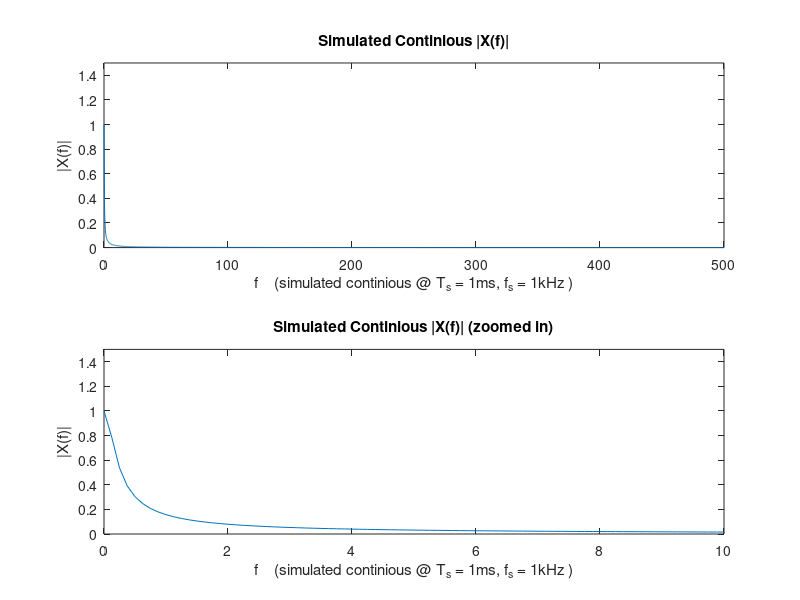
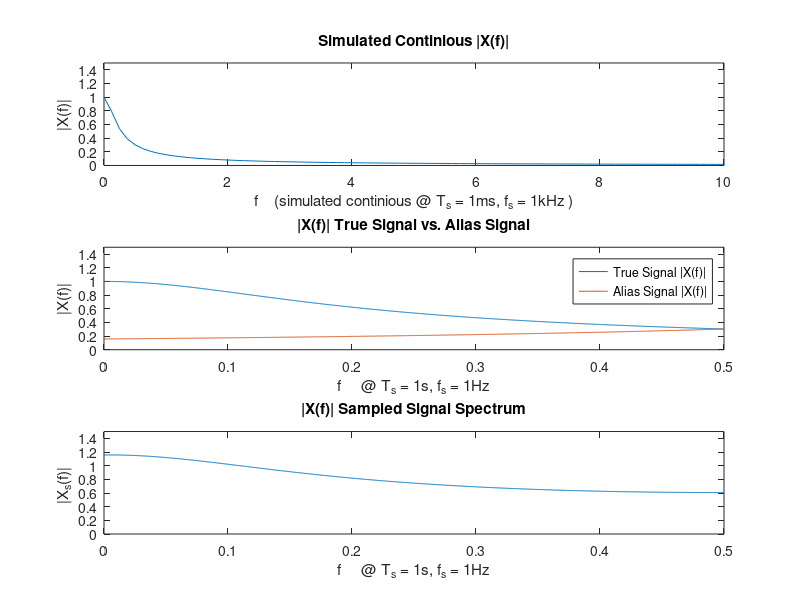
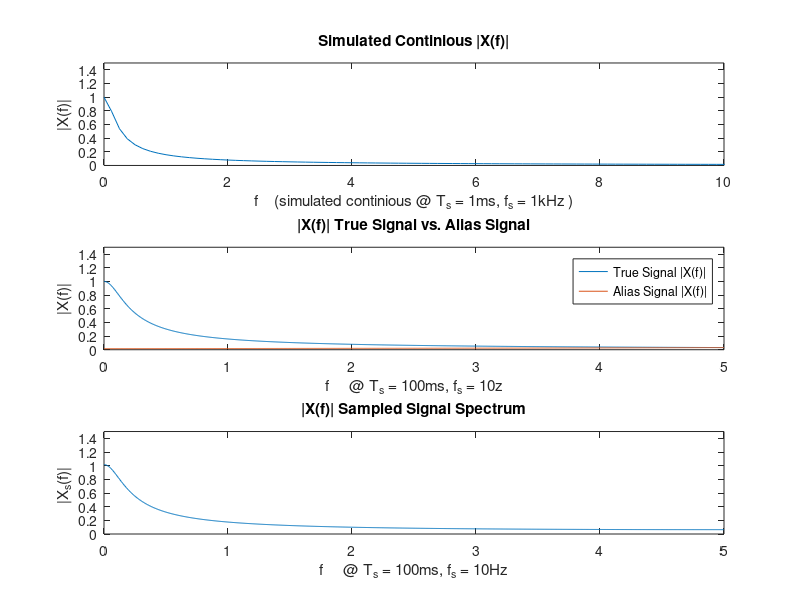
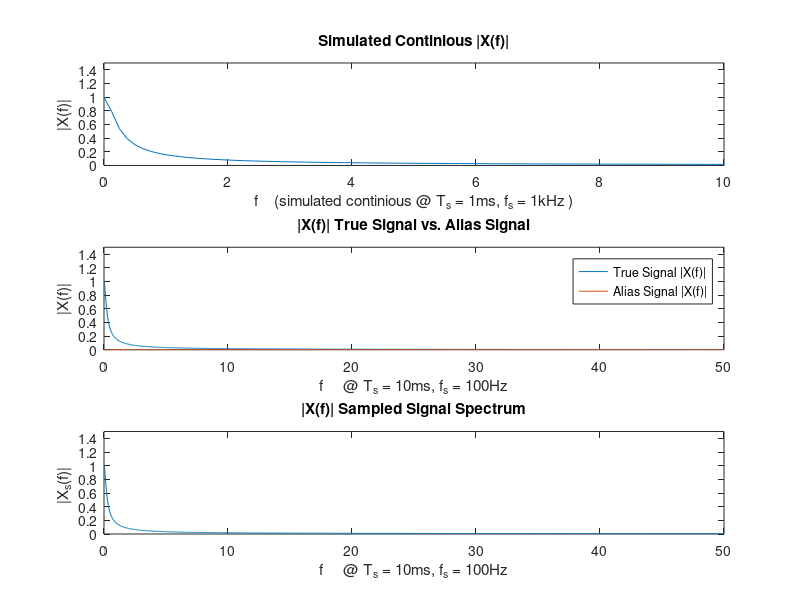

Source code (MATLAB) for these figures, in order:
close all

%% P1 part a

figure(1)

Tc = .001
fs = 1/Tc

samples = 4*1000
a = 0
b = 1/(2*Tc)
fc = a:(b-a)/samples:b
Xfc = 1./sqrt(1 + 4*pi*pi.*fc.^2)
subplot(2, 1, 1)
plot(fc, Xfc)
xlabel("f    (simulated continious @ T_s = 1ms, f_s = 1kHz )")
ylabel("|X(f)|")
xlim([0 1/(2*Tc)])
ylim([0 1.5])
title("Simulated Continious |X(f)|")

subplot(2, 1, 2)
plot(fc, Xfc)
xlabel("f    (simulated continious @ T_s = 1ms, f_s = 1kHz )")
ylabel("|X(f)|")
xlim([0 10])
ylim([0 1.5])
title("Simulated Continious |X(f)| (zoomed in)")


Ts = 1
fs = 1/Ts

samples = 1000
a = 0
b = 1/(2*Ts)
f = a:(b-a)/samples:b

Xf = 1./sqrt(1 + 4*pi*pi.*f.^2)
Xf1 = 1./sqrt(1 + 4*pi*pi.*(f-fs).^2)

figure(2)
subplot(3,1,1)
plot(fc, Xfc)
xlabel("f    (simulated continious @ T_s = 1ms, f_s = 1kHz )")
ylabel("|X(f)|")
xlim([0 10])
ylim([0 1.5])
title("Simulated Continious |X(f)|")


subplot(3,1,2)
plot(f, Xf)
xlim([0 1/(2*Ts)])
ylim([0 1.5])
hold on
plot(f, Xf1)
legend('True Signal |X(f)|', 'Alias Signal |X(f)|')
xlabel("f     @ T_s = 1s, f_s = 1Hz")
ylabel("|X(f)|")
title("|X(f)| True Signal vs. Alias Signal")

subplot(3,1,3)
plot(f, Xf+Xf1)
xlim([0 1/(2*Ts)])
ylim([0 1.5])
xlabel("f     @ T_s = 1s, f_s = 1Hz")
ylabel("|X_s(f)| ")
title("|X(f)| Sampled Signal Spectrum")


figure(3)

Ts = 0.1
fs = 1/Ts

samples = 1000
a = 0
b = 1/(2*Ts)
f = a:(b-a)/samples:b


Xf = 1./sqrt(1 + 4*pi*pi.*(f-(0*fs)).^2)
Xf1 = 1./sqrt(1 + 4*pi*pi.*(f-(1*fs)).^2)

subplot(3,1,1)
plot(fc, Xfc)
xlabel("f    (simulated continious @ T_s = 1ms, f_s = 1kHz )")
ylabel("|X(f)|")
xlim([0 10])
ylim([0 1.5])
title("Simulated Continious |X(f)|")

subplot(3,1,2)
plot(f, Xf)
xlim([0 1/(2*Ts)])
ylim([0 1.5])
hold on
plot(f, Xf1)
legend('True Signal |X(f)|', 'Alias Signal |X(f)|')
xlabel("f     @ T_s = 100ms, f_s = 10z")
ylabel("|X(f)|")
title("|X(f)| True Signal vs. Alias Signal")

subplot(3,1,3)
plot(f, Xf+Xf1)
xlim([0 1/(2*Ts)])
ylim([0 1.5])
xlabel("f     @ T_s = 100ms, f_s = 10Hz")
ylabel("|X_s(f)| ")
title("|X(f)| Alias Comparison")
title("|X(f)| Sampled Signal Spectrum")

figure(4)	

Ts = 0.01
fs = 1/Ts

samples = 1000
a = 0
b = 1/(2*Ts)
f = a:(b-a)/samples:b

Xf = 1./sqrt(1 + 4*pi*pi.*(f-(0*fs)).^2)
Xf1 = 1./sqrt(1 + 4*pi*pi.*(f-(1*fs)).^2)

subplot(3,1,1)
plot(fc, Xfc)
xlabel("f    (simulated continious @ T_s = 1ms, f_s = 1kHz )")
ylabel("|X(f)|")
xlim([0 10])
ylim([0 1.5])
title("Simulated Continious |X(f)|")

subplot(3,1,2)
plot(f, Xf)
hold on
plot(f, Xf1)
legend('True Signal |X(f)|', 'Alias Signal |X(f)|')
xlabel("f     @ T_s = 10ms, f_s = 100Hz")
ylabel("|X(f)|")
xlim([0 1/(2*Ts)])
ylim([0 1.5])
title("|X(f)| True Signal vs. Alias Signal")

subplot(3,1,3)
plot(f, Xf+Xf1)
xlim([0 1/(2*Ts)])
ylim([0 1.5])
xlabel("f     @ T_s = 10ms, f_s = 100Hz")
ylabel("|X_s(f)| ")
title("|X(f)| Sampled Signal Spectrum")

